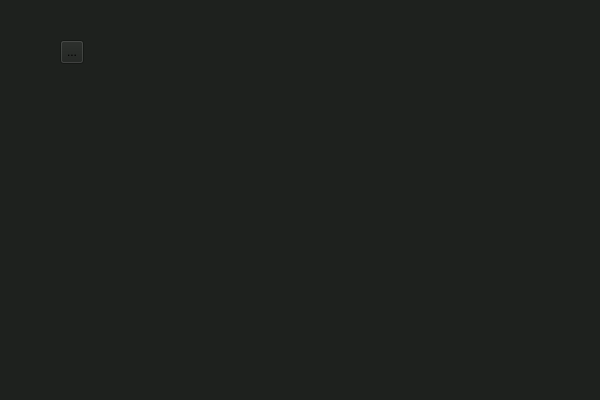
<?xml version="1.0" encoding="UTF-8"?>
<ui version="4.0">
 <class>MainWindow</class>
 <widget class="QMainWindow" name="MainWindow">
  <property name="geometry">
   <rect>
    <x>0</x>
    <y>0</y>
    <width>600</width>
    <height>400</height>
   </rect>
  </property>
  <property name="minimumSize">
   <size>
    <width>600</width>
    <height>400</height>
   </size>
  </property>
  <property name="maximumSize">
   <size>
    <width>600</width>
    <height>400</height>
   </size>
  </property>
  <property name="windowTitle">
   <string>Tecflix</string>
  </property>
  <property name="styleSheet">
   <string notr="true">background-color: rgb(30, 33, 30);</string>
  </property>
  <widget class="QWidget" name="centralwidget">
   <widget class="QToolButton" name="BotonPrueba">
    <property name="geometry">
     <rect>
      <x>60</x>
      <y>40</y>
      <width>24</width>
      <height>24</height>
     </rect>
    </property>
    <property name="text">
     <string>...</string>
    </property>
   </widget>
  </widget>
  <widget class="QMenuBar" name="menubar">
   <property name="geometry">
    <rect>
     <x>0</x>
     <y>0</y>
     <width>600</width>
     <height>22</height>
    </rect>
   </property>
  </widget>
  <widget class="QStatusBar" name="statusbar"/>
 </widget>
 <resources/>
 <connections/>
</ui>
